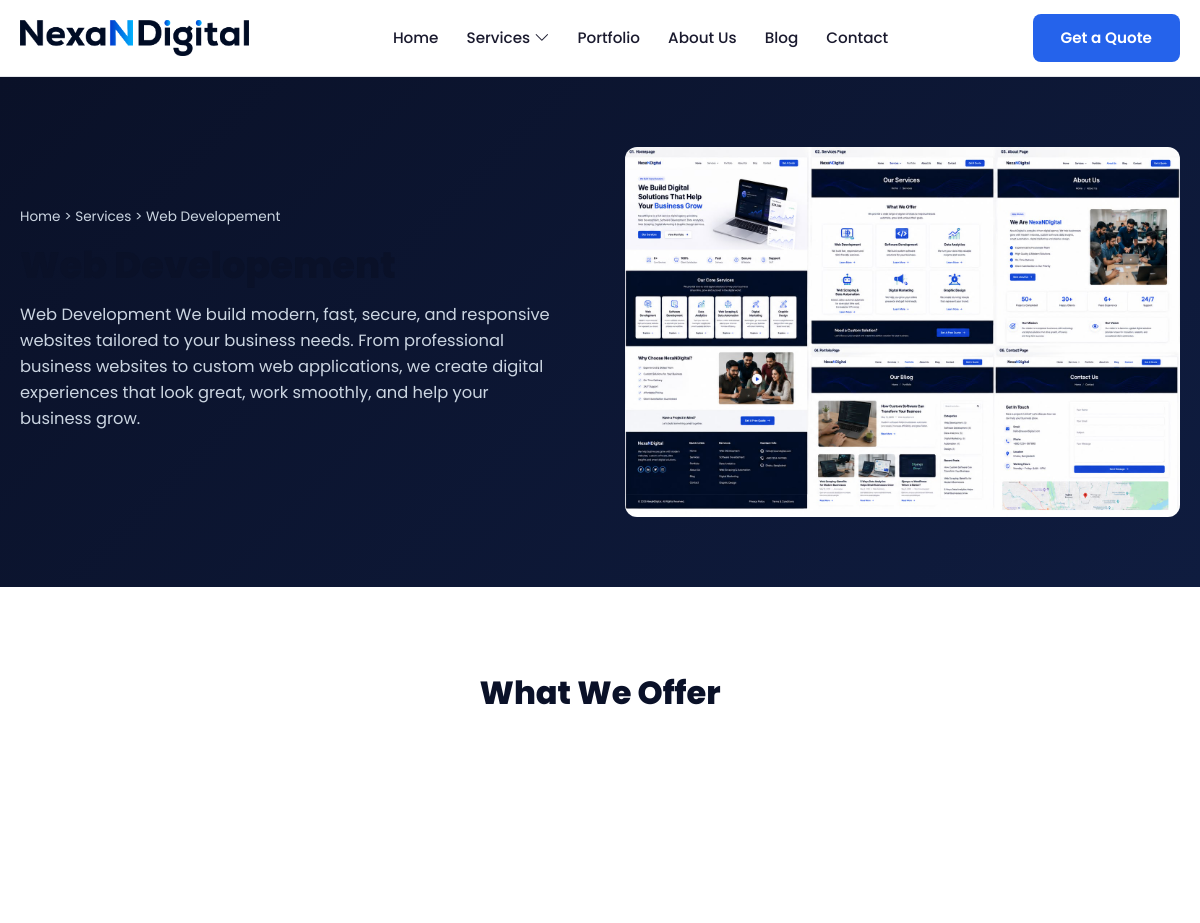
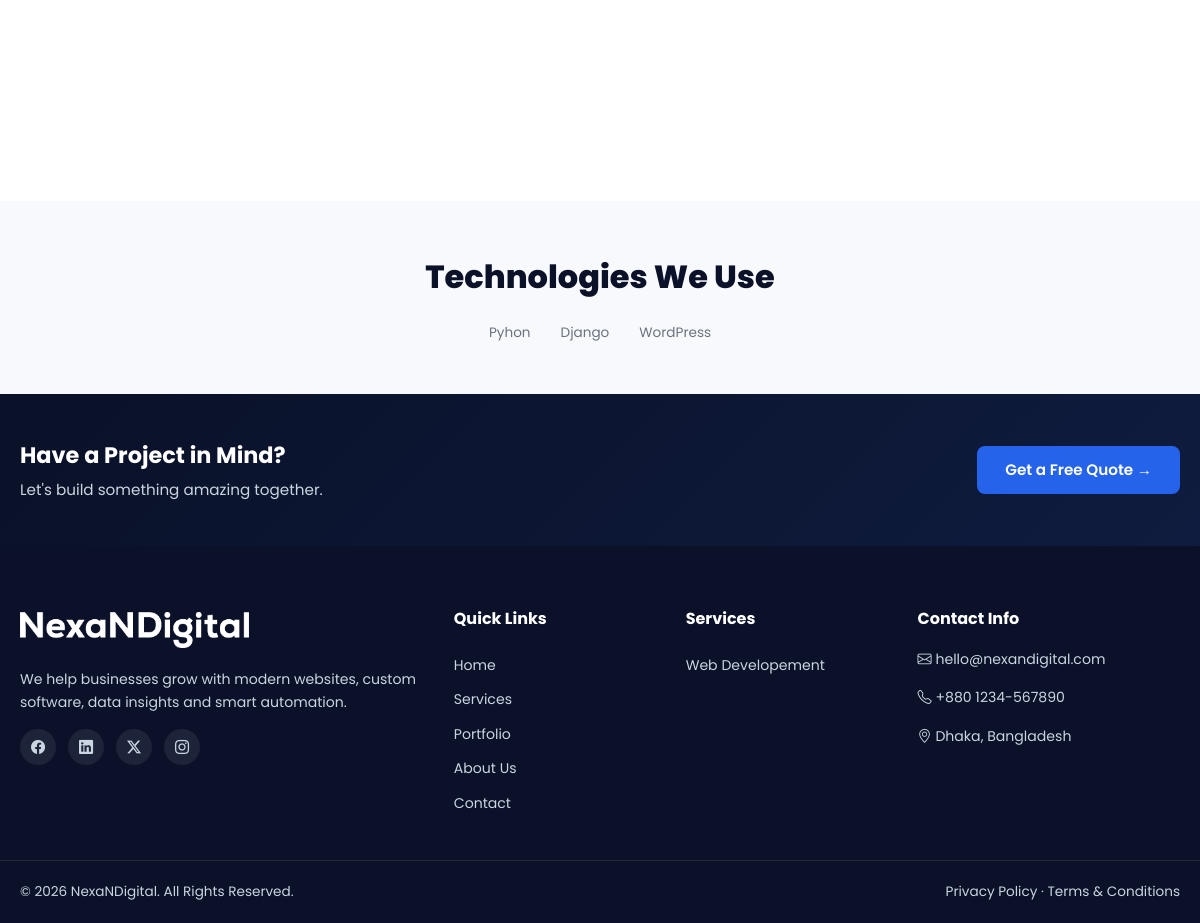
Screenshot of /services/web-developement/ with the database file from the repository (2 pictures, top to bottom).
### website/models.py (models this page shows, shortened)
class Service(models.Model):
    title = models.CharField(max_length=100)
    slug = models.SlugField(unique=True, blank=True)
    icon = models.CharField(max_length=50, help_text="e.g. bi-code-slash (Bootstrap icon class)")
    short_description = models.TextField(max_length=300)
    hero_image = models.ImageField(upload_to='services/', blank=True, null=True)
    order = models.PositiveIntegerField(default=0)
    class Meta:
        ordering = ['order']

class Technology(models.Model):
    service = models.ForeignKey(Service, related_name='technologies', on_delete=models.CASCADE)
    name = models.CharField(max_length=50)
    icon = models.CharField(max_length=50, blank=True, help_text="icon class or leave blank")

### website/views.py (the view)
# urls.py: path('services/<slug:slug>/', views.service_detail, name='service_detail'),
def service_detail(request, slug):
    service = get_object_or_404(Service, slug=slug)
    return render(request, 'website/service_detail.html', {'service': service})

### website/context_processors.py (called while the page is built)
def nav_services(request):
    return {'nav_services': Service.objects.all()}

### website/templates/website/service_detail.html (shortened to what this page needs)
{% extends 'website/base.html' %}
{% load static %}
{% block content %}
<section class="service-hero">
  <div class="container hero-flex">
    <div class="hero-text">
      <p class="breadcrumb"><a href="{% url 'website:home' %}">Home</a> &gt;
        <a href="{% url 'website:services' %}">Services</a> &gt; {{ service.title }}</p>
      <h1>{{ service.title }}</h1>
      <p class="hero-desc">{{ service.short_description }}</p>
    </div>
    {% if service.hero_image %}
    <div class="hero-image">
      <img src="{{ service.hero_image.url }}" alt="{{ service.title }}">
    </div>
    {% endif %}
  </div>
</section>
<section class="offer-section">
  <div class="container">
    <h2 class="section-title center">What We Offer</h2>
    <div class="offer-grid">
    </div>
  </div>
</section>
{% if service.technologies.all %}
<section class="tech-section">
  <div class="container">
    <h3 class="section-title center">Technologies We Use</h3>
    <div class="tech-row">
      {% for tech in service.technologies.all %}
      <div class="tech-item">
        <span>{{ tech.name }}</span>
      </div>
      {% endfor %}
    </div>
  </div>
</section>
{% endif %}
<section class="cta-banner">
  <div class="container cta-flex">
    <div>
      <h3>Have a Project in Mind?</h3>
      <p>Let's build something amazing together.</p>
    </div>
    <a href="{% url 'website:contact' %}" class="btn btn-primary">Get a Free Quote →</a>
  </div>
</section>
{% endblock %}

### website/templates/website/partials/footer.html
{% load static %}
<footer class="site-footer">
  <div class="container footer-grid">
    <div class="footer-col">
      <a href="{% url 'website:home' %}" class="logo">
       <img src="{% static 'website/images/logo-white.png' %}" alt="NexaNDigital" style="height: 36px;">
        </a>
      <p>We help businesses grow with modern websites, custom software, data insights and smart automation.</p>
      <div class="social-links">
        <a href="#"><i class="bi bi-facebook"></i></a>
        <a href="#"><i class="bi bi-linkedin"></i></a>
        <a href="#"><i class="bi bi-twitter-x"></i></a>
        <a href="#"><i class="bi bi-instagram"></i></a>
      </div>
    </div>
    <div class="footer-col">
      <h4>Quick Links</h4>
      <a href="{% url 'website:home' %}">Home</a>
      <a href="{% url 'website:services' %}">Services</a>
      <a href="{% url 'website:portfolio' %}">Portfolio</a>
      <a href="{% url 'website:about' %}">About Us</a>
      <a href="{% url 'website:contact' %}">Contact</a>
    </div>
    <div class="footer-col">
      <h4>Services</h4>
      {% for service in nav_services %}
        <a href="{% url 'website:service_detail' service.slug %}">{{ service.title }}</a>
      {% endfor %}
    </div>
    <div class="footer-col">
      <h4>Contact Info</h4>
      <p><i class="bi bi-envelope"></i> hello@nexandigital.com</p>
      <p><i class="bi bi-telephone"></i> +880 1234-567890</p>
      <p><i class="bi bi-geo-alt"></i> Dhaka, Bangladesh</p>
    </div>
  </div>
  <div class="footer-bottom">
    <div class="container footer-bottom-flex">
      <p>&copy; {% now "Y" %} NexaNDigital. All Rights Reserved.</p>
      <div>
        <a href="#">Privacy Policy</a> &middot; <a href="#">Terms & Conditions</a>
      </div>
    </div>
  </div>
</footer>

### website/static/website/css/style.css (style rules this page uses)
:root { --navy: #0a1128; --navy-light: #0f1c3f; --blue: #2563eb; --blue-dark: #1d4ed8; --text-dark: #1a1a2e; --text-gray: #6b7280; --text-light: #cbd5e1; --bg-light: #f8f9fc; --white: #ffffff; --border: #e5e7eb; --radius: 12px; --shadow: 0 4px 20px rgba(0,0,0,0.06); }
* { margin: 0; padding: 0; box-sizing: border-box; }
body { font-family: 'Poppins', sans-serif; color: var(--text-dark); background: var(--white); line-height: 1.6; }
img { max-width: 100%; display: block; }
a { text-decoration: none; color: inherit; }
.container { max-width: 1200px; margin: 0 auto; padding: 0 20px; }
.center { text-align: center; margin-left: auto; margin-right: auto; }
.btn { display: inline-block; padding: 12px 28px; border-radius: 8px; font-weight: 600; font-size: 0.95rem; transition: all 0.25s ease; cursor: pointer; border: none; }
.btn-primary { background: var(--blue); color: var(--white); }
.logo { font-size: 1.3rem; font-weight: 800; color: var(--navy); display: flex; align-items: center; gap: 8px; }
.hero-flex { display: flex; align-items: center; gap: 50px; }
.hero-text { flex: 1; }
.hero-text h1 { font-size: 2.6rem; font-weight: 800; line-height: 1.25; color: var(--navy); margin-bottom: 18px; }
.hero-desc { color: var(--text-gray); font-size: 1.02rem; margin-bottom: 26px; max-width: 540px; }
.hero-image { flex: 1; }
.hero-image img { border-radius: var(--radius); }
.breadcrumb { font-size: 0.85rem; color: var(--text-light); margin-bottom: 14px; }
.breadcrumb a { color: var(--text-light); }
.section-title { font-size: 2rem; font-weight: 800; color: var(--navy); margin-bottom: 14px; }
.cta-banner { background: linear-gradient(135deg, var(--navy), var(--navy-light)); padding: 44px 0; color: var(--white); }
.cta-flex { display: flex; align-items: center; justify-content: space-between; flex-wrap: wrap; gap: 20px; }
.cta-flex h3 { font-size: 1.4rem; margin-bottom: 4px; }
.cta-flex p { color: var(--text-light); font-size: 0.95rem; }
.service-hero { background: linear-gradient(135deg, var(--navy), var(--navy-light)); color: var(--white); padding: 70px 0; }
.service-hero .hero-flex { align-items: center; }
.service-hero h1 { font-size: 2.3rem; font-weight: 800; margin: 10px 0 14px; }
.service-hero .hero-desc { color: var(--text-light); }
.offer-section { padding: 80px 0; }
.offer-grid { display: grid; grid-template-columns: repeat(3, 1fr); gap: 24px; margin-top: 20px; }
.tech-section { padding: 50px 0; background: var(--bg-light); }
.tech-row { display: flex; flex-wrap: wrap; gap: 30px; justify-content: center; margin-top: 20px; }
.tech-item { display: flex; flex-direction: column; align-items: center; gap: 8px; font-size: 0.85rem; color: var(--text-gray); }
.site-footer { background: var(--navy); color: var(--text-light); padding: 60px 0 0; }
.footer-grid { display: grid; grid-template-columns: 2fr 1fr 1fr 1.3fr; gap: 30px; padding-bottom: 40px; }
.footer-col .logo { color: var(--white); margin-bottom: 14px; }
.footer-col p { font-size: 0.88rem; margin-bottom: 16px; }
.footer-col h4 { color: var(--white); margin-bottom: 16px; font-size: 1rem; }
.footer-col a { display: block; font-size: 0.88rem; padding: 6px 0; color: var(--text-light); }
.social-links { display: flex; gap: 12px; }
.social-links a { width: 36px; height: 36px; background: rgba(255,255,255,0.08); border-radius: 50%; display: flex; align-items: center; justify-content: center; }
.footer-bottom { border-top: 1px solid rgba(255,255,255,0.1); padding: 20px 0; }
.footer-bottom-flex { display: flex; justify-content: space-between; flex-wrap: wrap; gap: 10px; font-size: 0.85rem; }

### rows the page displays
Service: title "Web Developement", short_description "Web Development We build modern, fast, secure, and responsive websites tailored to your business needs. From professional business websites to custom web applications, we create digital experiences that look great, work smoothly, and help your business grow.", hero_image (picture)
Technology: name "Pyhon"
Technology: name "Django"
Technology: name "WordPress"
